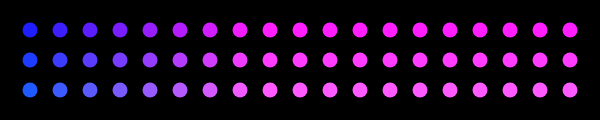
Frame 1 (no input)
Frame 60 (no input): identical to frame 1, image omitted
Frame 120 (the mouse pressed at the canvas centre since frame 60): identical to frame 1, image omitted

The p5.js sketch that drew this single still picture (run headless with seeded random() and noise() and a simulated clock; from frame 60 on, the mouse is pressed at the canvas centre):

// p5.js sketch
// ── sketch.js
function setup() {
  createCanvas(600, 120);
  noStroke();
  
}

function draw() {
  background(0);

for(var x = 30; x < width; x = x + 30){
    for(var y = 30; y < height; y = y + 30){
    	fill(x, y, 255);
    	//Try these:
    	// fill(255, x, y);
    	// fill(x, 255, y);
	    ellipse(x, y, 15, 15);
	  }
  }
  
}
